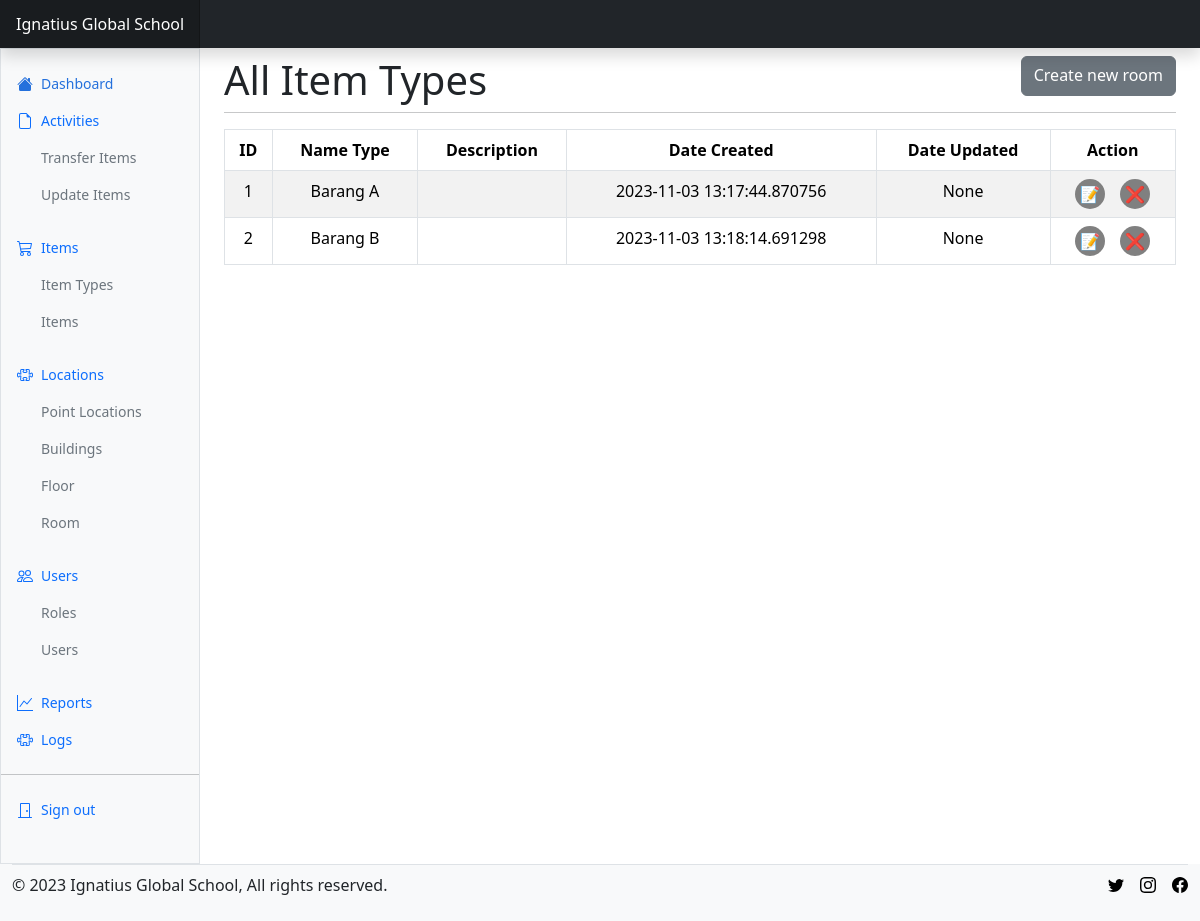
The app's page /item_types (signed in), older data.
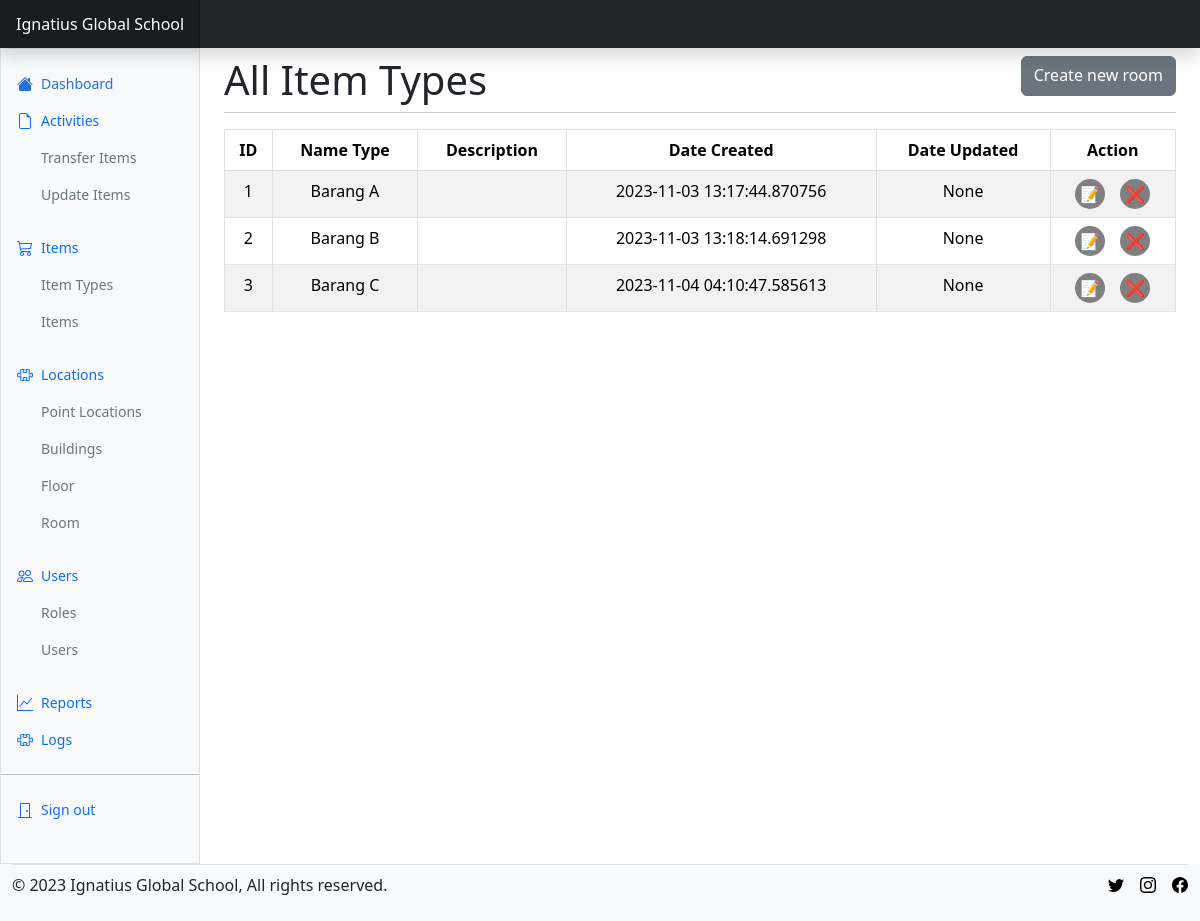
The same page, newer data.
### application/models/items/item_types.py (models this page shows, shortened)
class ItemType(db.Model):
    __tablename__ = "item_types"
    id = db.Column(db.Integer, primary_key = True)
    name_type = db.Column(db.String(256), nullable = False)
    description = db.Column(db.Text)
    date_created = db.Column(db.DateTime, default = datetime.utcnow())
    date_updated = db.Column(db.DateTime)
    created_by = db.Column(db.Integer, db.ForeignKey("users.id"), nullable = False)
    items = db.relationship("Item", backref="items_in_category", lazy = True)

### application/routes/items/item_types.py (the view)
@item_types.route('/item_types')
@login_required
def all():
    item_types = ItemType.query.all()
    data = []
    for item_type in item_types:
        data.append({
            'ID': item_type.id,
            'Name Type': item_type.name_type,
            'Description': item_type.description,
            'Date Created': item_type.date_created,
            'Date Updated': item_type.date_updated,
            'Action': f'<div class="action-btn"><a href="{url_for("item_types.update", id=item_type.id)}">📝</a><a style="margin-left: 15px;" href="{url_for("item_types.delete", id=item_type.id)}">❌</a></div>'
        })
    df = pd.DataFrame(data)
    html_table = df.to_html(classes='table table-striped table-bordered', escape=False, index=False)
    return render_template('pages/item_types/view_all_item_types.html', title="All Item Types", html_table=html_table)

### application/utils/__init__.py (called while the page is built)
@login_manager.user_loader
def load_user(user_id):
    return User.query.get(int(user_id))

### application/views/pages/item_types/view_all_item_types.html
{% extends 'layout.html' %}
{% block content %}
    <div class="content-header d-flex justify-content-between" style="height: 40px;">
        <h1>{{ title }}</h1>
        <a class="btn btn-secondary" href="{{ url_for('item_types.add') }}">Create new room</a>
    </div>
    <hr>
    <div class="text-center">
        {{ html_table | safe }}
    </div>
{% endblock content %}

Row changes from the older to the newer data that the page shows:
no longer on this page (row unchanged): ItemType: name_type "ID Name Type Description Date Created Date Updated Action 1 Barang A 2023-11-03 13:17:44.870756 None 📝 ❌ 2 Barang B 2023-11-03 13:18:14.691298 None 📝 ❌"
added ItemType: name_type "ID Name Type Description Date Created Date Updated Action 1 Barang A 2023-11-03 13:17:44.870756 None 📝 ❌ 2 Barang B 2023-11-03 13:18:14.691298 None 📝 ❌ 3 Barang C 2023-11-04 04:10:47.585613 None 📝 ❌"
